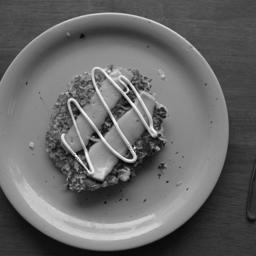
#> input picture Research/Steganalysis/TestImageStego.png, 256 x 256 px; the run also reads 1 picture not shown here
$ python ChiSquareAttack.py
#> lines starting #> are read from the running program, lines starting #| are printed output that depends on the picture
from PIL import Image
from pathlib import Path
from scipy.stats import chi2
import matplotlib.pyplot as plt

print("Running")

scriptFolder = Path(__file__).parent
getPath = scriptFolder / 'TestImageStego.png'
getRawPath = scriptFolder / 'TestImage.png'

# Image dimensions
width = 256
height = 256

chunkSize = 32

img = Image.open(getPath)
#> img is the input picture: PIL image 256x256 L; min 0, max 255, mean 103.2
imgRaw = Image.open(getRawPath)


print("Sorting")

widthOffset = 0
heightOffset = 0
chunkCounter = 0

xAxis = []
yAxis = []
yAxisRaw = []

#Getting amount of times each value pops up
for xBig in range(int(width / chunkSize)):
    for yBig in range(int(height / chunkSize)):

        valueDict = {}

        for x in range(widthOffset, chunkSize + widthOffset):
            for y in range(heightOffset, chunkSize + heightOffset):
                try:
                    L = img.getpixel((x,y))
                except:
                    print(x,y)
                    raise ValueError
                if not(L in valueDict):
                    valueDict[L] = 1
                else:
                    valueDict[L] = valueDict[L] + 1

        for i in range(255):
            if(i not in valueDict):
                valueDict[i] = 0

        #Sorting dict
        valueDict = dict(sorted(valueDict.items()))

        #print("Running Chi Square Attack")

        #Chi Square Attack
        total = 0
        for k in range(127):
            expectedCount = (valueDict[2*k] + valueDict[2*k + 1]) / 2
            if(expectedCount == 0):
                continue
            total += (((valueDict[2*k] - expectedCount) ** 2) / expectedCount) + (((valueDict[2*k + 1] - expectedCount) ** 2) / expectedCount)

        #print(total)

        df = 127
        p_value = chi2.sf(total, df)   # survival function = 1 - cdf
        print("chi2 =", total, " df =", df, " p =", p_value)

        xAxis.append(chunkCounter)
        yAxis.append(p_value)

        heightOffset = chunkSize * yBig
        chunkCounter += 1
    widthOffset = chunkSize * xBig
#> after the loop, chunkCounter = 64; xAxis = 64 values from 0 to 63; yAxis = 64 values, max 1 at index 0, min 1.55e-07 at index 52, mean 0.865

widthOffset = 0
heightOffset = 0
chunkCounter = 0

#Getting amount of times each value pops up for raw
for xBig in range(int(width / chunkSize)):
    for yBig in range(int(height / chunkSize)):

        valueDict = {}

        for x in range(widthOffset, chunkSize + widthOffset):
            for y in range(heightOffset, chunkSize + heightOffset):
                try:
                    L = imgRaw.getpixel((x,y))
                except:
                    print(x,y)
                    raise ValueError
                if not(L in valueDict):
                    valueDict[L] = 1
                else:
                    valueDict[L] = valueDict[L] + 1

        for i in range(255):
            if(i not in valueDict):
                valueDict[i] = 0

        #Sorting dict
        valueDict = dict(sorted(valueDict.items()))

        #print("Running Chi Square Attack")

        #Chi Square Attack
        total = 0
        for k in range(127):
            expectedCount = (valueDict[2*k] + valueDict[2*k + 1]) / 2
            if(expectedCount == 0):
                continue
            total += (((valueDict[2*k] - expectedCount) ** 2) / expectedCount) + (((valueDict[2*k + 1] - expectedCount) ** 2) / expectedCount)

        #print(total)

        df = 127
        p_value = chi2.sf(total, df)   # survival function = 1 - cdf
        print("chi2 =", total, " df =", df, " p =", p_value)

        yAxisRaw.append(p_value)

        heightOffset = chunkSize * yBig
        chunkCounter += 1
    widthOffset = chunkSize * xBig
#> this loop made 8 passes
#> (printed output is left out)
#> after the loop, chunkCounter = 64; yAxisRaw has the same summary as yAxis

print(xAxis)
print(yAxis)

#Saving DF data
with open(r"Steganography\EPQ\Steganalysis\ChiSquareRaw.csv", "w") as fileHandle:
    for i in range(len(xAxis)):
        fileHandle.write(str(xAxis[i]) + "," + str(yAxisRaw[i]) + "\n")
#> this loop made 64 passes

with open(r"Steganography\EPQ\Steganalysis\ChiSquareStego.csv", "w") as fileHandle:
    for i in range(len(xAxis)):
        fileHandle.write(str(xAxis[i]) + "," + str(yAxis[i]) + "\n")


plt.plot(xAxis,yAxisRaw, label="Raw", color="gray", linewidth=5)
plt.plot(xAxis,yAxis, label="Stego", color="red", linewidth=1)

plt.xlabel("Chunk Coordinate")
plt.ylabel("P value")

plt.legend()

plt.show()
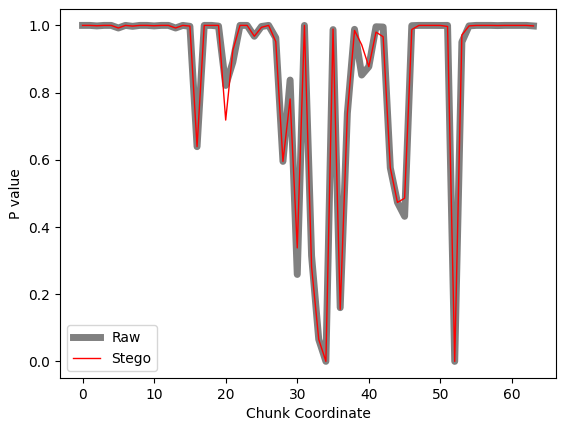
#> figure drawn by matplotlib, 1 panel; curve peaks at x = 0, y = 1; curve peaks at x = 0, y = 1
